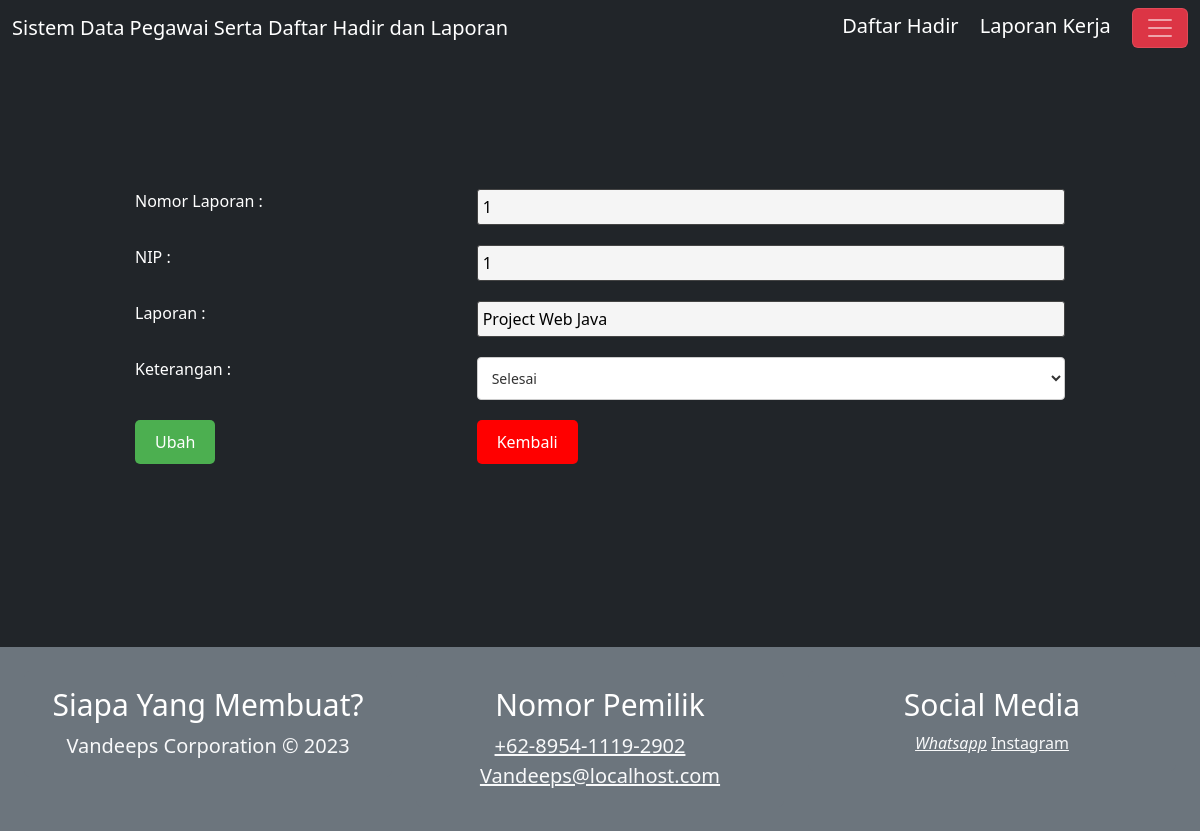
Page /editLaporan.php?Id_lap=1 on the earlier database version.
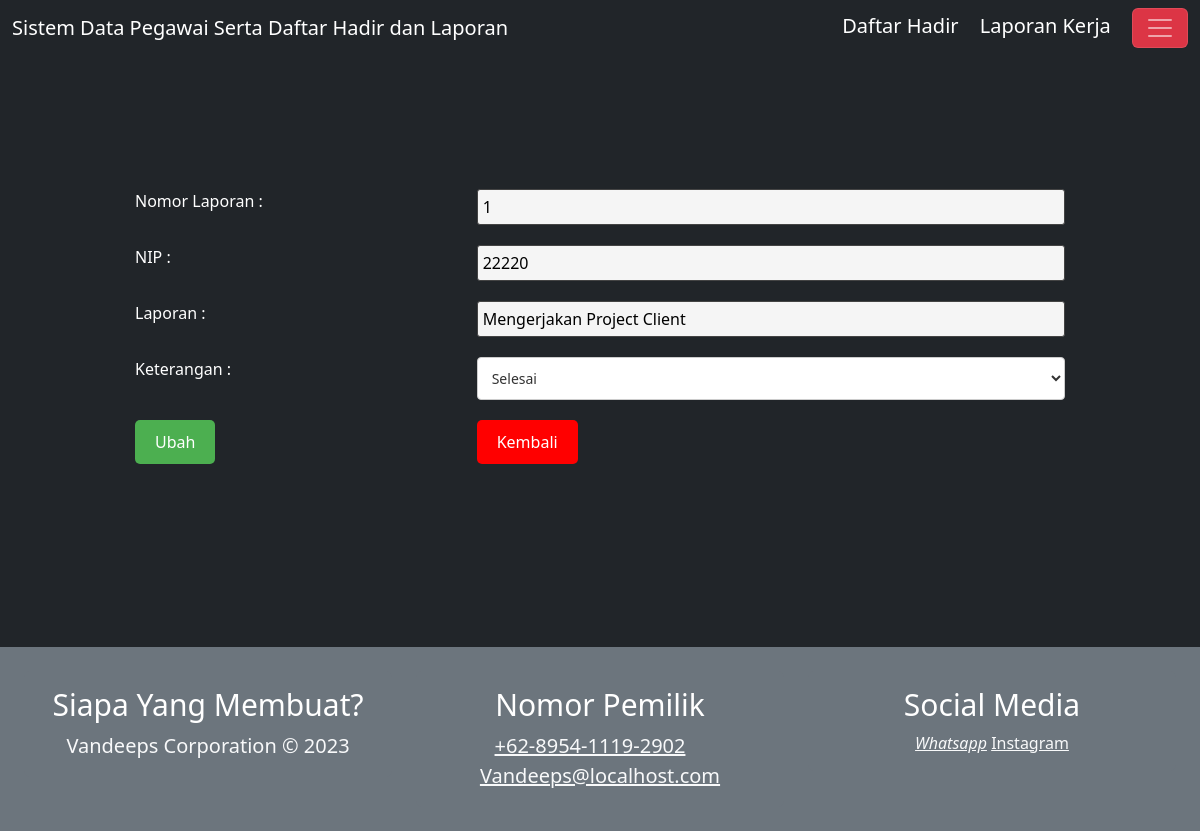
Same page on the later database version.
### tables this page shows
CREATE TABLE `lap_keg` (
  `Id_lap` int(11) NOT NULL,
  `NIP` varchar(100) NOT NULL,
  `laporan` varchar(100) NOT NULL,
  `ket` enum('Selesai','Proses','Belum') NOT NULL
);

### editLaporan.php (the view, shortened to what this page needs)
<?php
  include "./layouts/header.php";
?>
<body>
<?php
  include "./layouts/navbar.php";
?>
<h3 align="center">Ubah Data</h3>
    <?php
    include "koneksi.php";
    if(isset($_GET['Id_lap'])){
    $a = $_GET['Id_lap'];
    $data =  "SELECT * FROM lap_keg WHERE Id_lap = '$a'";
    $sql = mysqli_query($koneksi,$data);
    while ($data = mysqli_fetch_array($sql)){
        ?>
  <form action="procEditlaporan.php" method="post">
    <table>
      <tbody>
      <tr>
                <td>Nomor Laporan : </td>
                <td><input type="text" name="Id_lap" maxlength="11" value="<?php echo $data['Id_lap']?>" readonly=""></td>
            </tr>
      <tr>
                <td>NIP : </td>
                <td><input type="text" name="NIP" maxlength="11" value="<?php echo $data['NIP']?>" readonly=""></td>
            </tr>
            <tr>
                <td>Laporan : </td>
                <td><input type="text" name="laporan" maxlength="100" value="<?php echo $data['laporan']?>"></td>
    </tr>
            <tr>
            <td>Keterangan : </td>
<td>
  <select name="ket">
    <option value="Selesai" <?php if ($data['ket'] == "Selesai") echo "selected"; ?>>Selesai</option>
  </select>
</td>
            </tr>
            <tr>
                <td><input class="button-simpan" type="submit" value="Ubah"></td>
                <td><input class="button-kembali" type="button" value="Kembali" onclick="history.go(-1);"></td>
            </tr>
    </table>
    </form>
    <?php
    }
}
    ?>
<?php
  include "./layouts/footer.php";
  ?>

Differences in the rows shown:
changed lap_keg "Selesai": NIP "1" → "22220"; laporan "Project Web Java" → "Mengerjakan Project Client"
